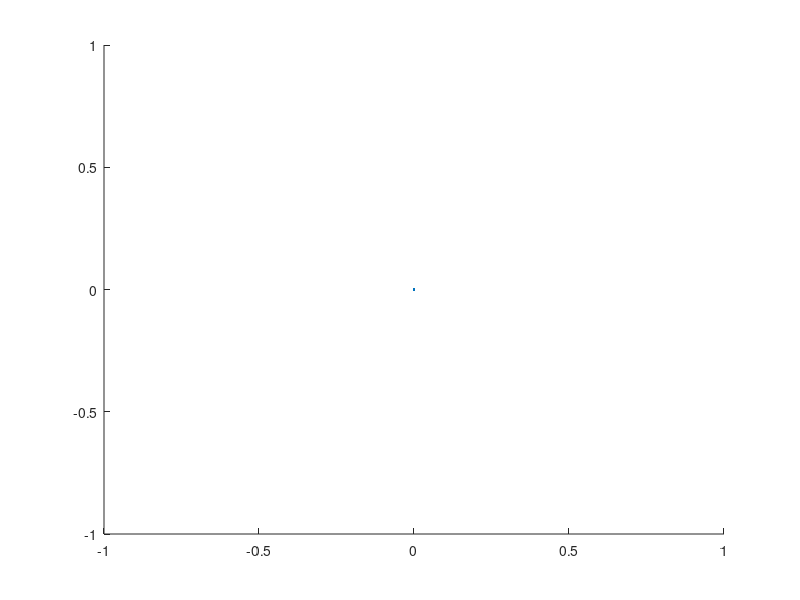

Reproduce this figure in MATLAB. (Note: this script raises an error after producing the figure.)
iter = 10000;

hold on

% Define v0
point = [0;0];

% Iterate from v0 to the designated iteration count.
for i=0:iter
    plot(point(1),point(2),'.') % Plot the point before
    point = barnsley(point);    % Calculate the current point
end

plot(point(1),point(2),'.') % Add the last point to the plot
